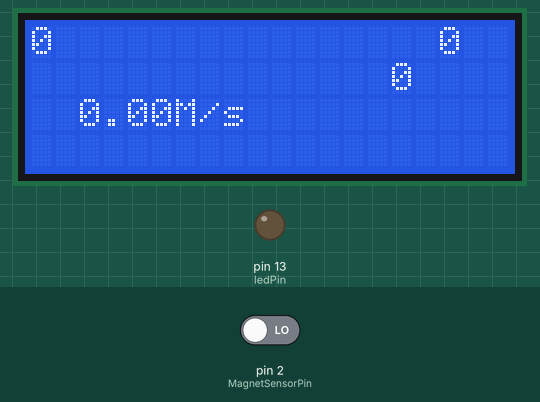
Recording of a sketch running on a simulated Arduino Uno, built with avr-gcc and run on an emulated ATmega328P. Shown: 20×4 character LCD, output pins drawn as LEDs (lit = HIGH). The inputs (shaded band) are chosen by the test bench; at power-on: pin 2 (MagnetSensorPin) LOW.

Above: at 1.2 s.
1.3 s: pin 2 (MagnetSensorPin) driven HIGH
At 2.1 s:
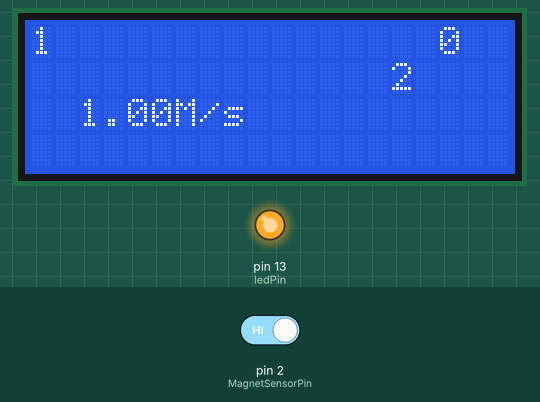
Timing chart, 0 to 4.3 s (numbered marks = the images above; inputs shaded):
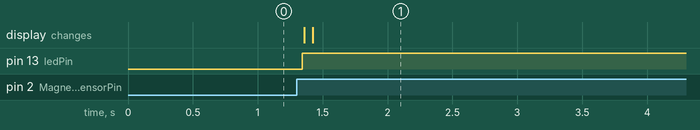

The sketch:

Speedometr.ino
```cpp
#include <Wire.h>

#include <LiquidCrystal_I2C.h>


LiquidCrystal_I2C lcd(0x3F, 20, 4);

const int MagnetSensorPin = 2;// пин датчика холла
const int ledPin =  13;

int SensorState = 0;//положение датчика
int flag;
int newRotations;//обороты
int oldRotations;//обороты
int Probeg;
int D = 61;  //диаметр
float Speed;
int P=314/100;
long interval = 100;
long previousMillis = 0;
//unsigned long currentMillis;

void setup() {
  lcd.init(); // инициализация LCD дисплея
  lcd.backlight(); // включение подсветки дисплея
  pinMode(ledPin, OUTPUT);
  pinMode(MagnetSensorPin, INPUT);
}


void loop() {

  lcd.clear();
  Probeg = newRotations * 2;

  SensorState = digitalRead(MagnetSensorPin);

  if (SensorState == HIGH && flag == 0) {
    digitalWrite(ledPin, HIGH);
    flag=1; //ДАЕТ ОТСЕЧКУ СРАБАТЫВАНИЙ
    newRotations++; //СЧЕТЧИК СРАБАТЫВАНИЙ - ПРИ СМЕНЕ С LOW НА HIGH
  unsigned long currentMillis = millis();

   int a = currentMillis - previousMillis;
   Speed = 2000  / a;
    previousMillis = currentMillis;
  }

  if (SensorState == LOW && flag == 1) {
    digitalWrite(ledPin, LOW);
    flag=0;
  }


  lcd.setCursor(0,0);// столбец,строка
  lcd.print(newRotations);
  lcd.setCursor(2,2);// столбец,строка
  lcd.print(Speed);
  lcd.setCursor(6,2);// столбец,строка
  lcd.print("M/s");
  lcd.setCursor(17,0);// столбец,строка
  lcd.print(millis()/1000/60);
  lcd.setCursor(15,1);// столбец,строка
  lcd.print(Probeg);
  delay(50);
}
```

Measured:
- after the input at 1.3 s, pin 13 (ledPin): LOW → HIGH at once; the display: first changes after 0.06 s (image 1 shows a later state)
